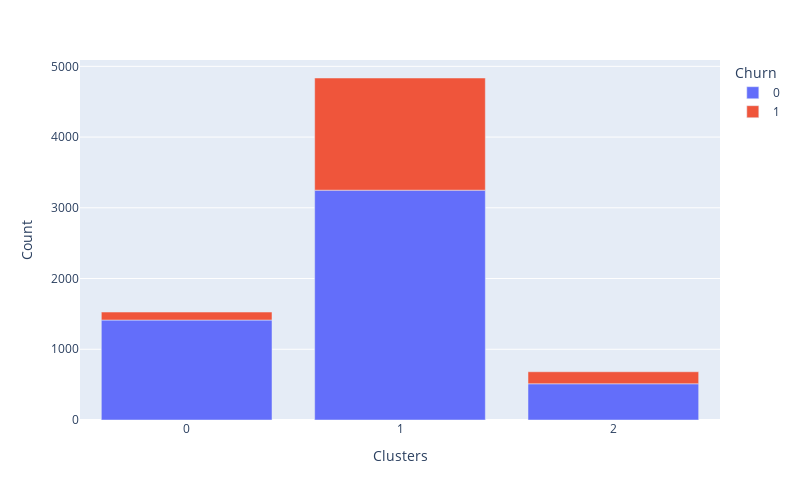
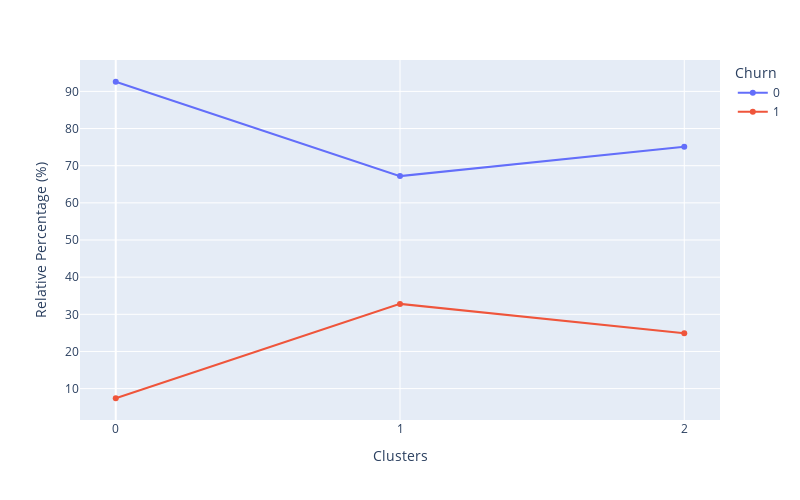

These figures' notebook cell, in order:
### Markdown cell above
### Clusters distribution across Churn levels & Relative Percentage of Churn in each cluster

### Code cell
df_cluster_vs_churn=  df_churn.copy()
df_cluster_vs_churn['Clusters'] = X['Clusters']
cluster_distribution_per_variable(df=df_cluster_vs_churn, target='Churn')

### Figure 1 — Plotly figure (JSON) as saved in the notebook; plotly's stock layout.template omitted (floating-point values rounded to 4 significant figures)
{"data": [{"alignmentgroup": "True", "hovertemplate": "Churn=0<br>Clusters=%{x}<br>Count=%{y}<extra></extra>", "legendgroup": "0", "marker": {"color": "#636efa", "pattern": {"shape": ""}}, "name": "0", "offsetgroup": "0", "orientation": "v", "showlegend": true, "textposition": "auto", "type": "bar", "x": [1, 0, 2], "xaxis": "x", "y": [3249, 1413, 512], "yaxis": "y"}, {"alignmentgroup": "True", "hovertemplate": "Churn=1<br>Clusters=%{x}<br>Count=%{y}<extra></extra>", "legendgroup": "1", "marker": {"color": "#EF553B", "pattern": {"shape": ""}}, "name": "1", "offsetgroup": "1", "orientation": "v", "showlegend": true, "textposition": "auto", "type": "bar", "x": [1, 2, 0], "xaxis": "x", "y": [1586, 170, 113], "yaxis": "y"}], "layout": {"barmode": "relative", "height": 500, "legend": {"title": {"text": "Churn"}, "tracegroupgap": 0}, "margin": {"t": 60}, "width": 800, "xaxis": {"anchor": "y", "domain": [0, 1], "tickmode": "array", "tickvals": [2, 1, 0], "title": {"text": "Clusters"}}, "yaxis": {"anchor": "x", "domain": [0, 1], "title": {"text": "Count"}}}}

### Figure 2 — Plotly figure (JSON) as saved in the notebook; plotly's stock layout.template omitted (floating-point values rounded to 4 significant figures)
{"data": [{"hovertemplate": "Churn=0<br>Clusters=%{x}<br>Relative Percentage (%)=%{y}<extra></extra>", "legendgroup": "0", "line": {"color": "#636efa", "dash": "solid"}, "marker": {"symbol": "circle"}, "mode": "markers+lines", "name": "0", "orientation": "v", "showlegend": true, "type": "scatter", "x": [0, 1, 2], "xaxis": "x", "y": [92.6, 67.2, 75.07], "yaxis": "y"}, {"hovertemplate": "Churn=1<br>Clusters=%{x}<br>Relative Percentage (%)=%{y}<extra></extra>", "legendgroup": "1", "line": {"color": "#EF553B", "dash": "solid"}, "marker": {"symbol": "circle"}, "mode": "markers+lines", "name": "1", "orientation": "v", "showlegend": true, "type": "scatter", "x": [0, 1, 2], "xaxis": "x", "y": [7.405, 32.8, 24.93], "yaxis": "y"}], "layout": {"height": 500, "legend": {"title": {"text": "Churn"}, "tracegroupgap": 0}, "margin": {"t": 60}, "width": 800, "xaxis": {"anchor": "y", "domain": [0, 1], "tickmode": "array", "tickvals": [2, 1, 0], "title": {"text": "Clusters"}}, "yaxis": {"anchor": "x", "domain": [0, 1], "title": {"text": "Relative Percentage (%)"}}}}
